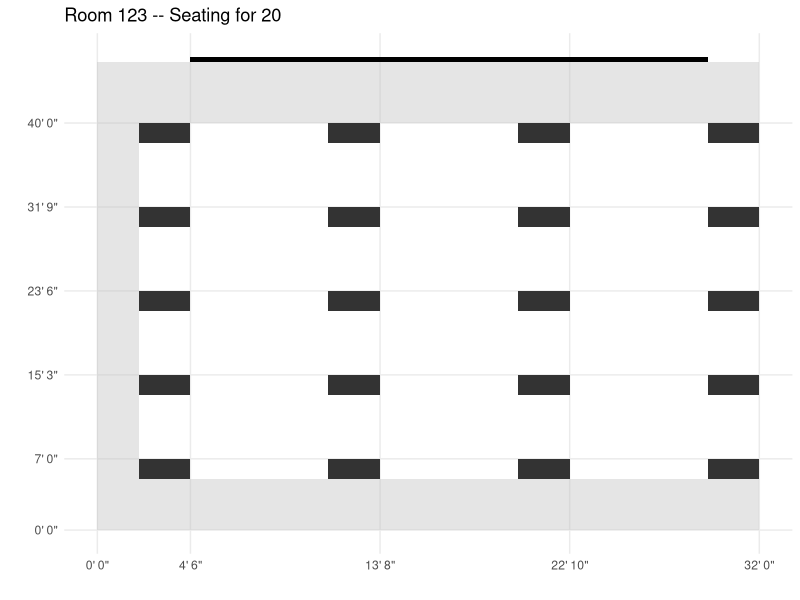

This chart was generated by the following R code:
library(ggplot2)


compute_effective_dimension <- function(room_dim, buffer1, buffer2, pupil_clearance = 0) {
  room_dim - buffer1 - buffer2 - pupil_clearance
}


compute_desk_count <- function(min_separation, room_dim, desk_dim) {
  pupil_unit  <- desk_dim + min_separation
  extra_space <- room_dim %% pupil_unit
  pupil_count <- room_dim / pupil_unit
  
  desk_count <- if(extra_space >= desk_dim) ceiling(pupil_count) else floor(pupil_count)
  
  desk_count
}


compute_edge_to_edge_separation <- function(desk_count, room_dim, desk_dim) {
  (room_dim - desk_dim * desk_count) / (desk_count - 1)
}



build_buffer_geom_rect_data <- function(front, rear, left, right, room_w, room_d, pupil) {
  coords_left <-  c(xmin = 0,
                    ymin = 0,
                    xmax = left,
                    ymax = room_d)
  coords_right <- c(xmin = room_w - right,
                    ymin = 0,
                    xmax = room_w,
                    ymax = room_d)
  coords_front <- c(xmin = coords_left["xmax"],
                    ymin = room_d - front,
                    xmax = coords_right["xmin"],
                    ymax = room_d)
  coords_rear <-  c(xmin = coords_left["xmax"],
                    ymin = 0,
                    xmax = coords_right["xmin"],
                    ymax = rear)
  coords_pupil <- c(xmin = left,
                    ymin = rear,
                    xmax = room_w - right,
                    ymax = rear + pupil)
  
  coord_list <- list(left  = coords_left,
                     rear  = coords_rear,
                     right = coords_right,
                     front = coords_front,
                     pupil = coords_pupil)
  
  coord_data <- as.data.frame(do.call(rbind, coord_list))
  coord_data
}


build_naive_grid_vector <- function(desk_count, room_dim, desk_dim) {
  separation      <- compute_edge_to_edge_separation(desk_count, room_dim, desk_dim)
  pupil_unit      <- desk_dim + separation
  zeroed_points   <- seq(from = 0, to = pupil_unit * (desk_count - 1), by = pupil_unit)
  adjusted_points <- zeroed_points + (desk_dim / 2)
  
  adjusted_points
}


build_desk_geom_tile_data <- function(buffer_data, desk_count_w, desk_count_d, desk_w, desk_d) {
  width_grid_row    <- build_naive_grid_vector(desk_count_w,
                                               buffer_data["right", "xmin"] - buffer_data["left", "xmax"],
                                               desk_w)
  width_grid_adjust <- width_grid_row + buffer_data["left", "xmax"]
  
  depth_grid_row    <- build_naive_grid_vector(desk_count_d,
                                               buffer_data["front", "ymin"] - buffer_data["pupil", "ymax"],
                                               desk_d)
  depth_grid_adjust <- depth_grid_row + buffer_data["pupil", "ymax"]
  
  buffer_data   <- setNames(expand.grid(width_grid_adjust, depth_grid_adjust),
                           c("x", "y"))
  buffer_data$w <- desk_w
  buffer_data$d <- desk_d

  buffer_data
}


build_blackboard_geom_rect_data <- function(buffer_data, desk_width) {
  data.frame(xmin = buffer_data["left", "xmax"] + desk_width,
             xmax = buffer_data["right", "xmin"] - desk_width,
             ymin = buffer_data["front", "ymax"],
             ymax = buffer_data["front", "ymax"] + 0.5)
}


build_tick_data <- function(tile_vector, desk_dim) {
  breaks    <- c(0, unique(tile_vector) + (desk_dim) / 2)
  tick_data <- data.frame(breaks = breaks,
                          labels = pretty_print_feet(breaks))
  
  tick_data
}


pretty_print_feet <- function(feet_numeric) {
  feet_round <- round(feet_numeric, 4)
  feet   <- floor(feet_round)
  inches <- round((feet_round - feet) * 12, 1)
  pretty <- paste0(feet, "' ", inches, '"')
  
  pretty
}



plot_classroom <- function(buffer_front, buffer_rear, buffer_left, buffer_right,
                           pupil_clearance, desk_width, desk_depth,
                           room_width, room_depth,
                           room_number,
                           min_desk_separation = 6) {

  effective_w <- compute_effective_dimension(room_dim = room_width,
                                             buffer1  = buffer_left,
                                             buffer2  = buffer_right)
  effective_d <- compute_effective_dimension(room_dim = room_depth,
                                             buffer1  = buffer_front,
                                             buffer2  = buffer_rear,
                                             pupil_clearance = pupil_clearance)
  
  desk_count_w <- compute_desk_count(min_separation = min_desk_separation,
                                     room_dim = effective_w,
                                     desk_dim = desk_width)
  desk_count_d <- compute_desk_count(min_separation = min_desk_separation,
                                     room_dim = effective_d,
                                     desk_dim = desk_depth)
  
  
  buffer_data <- build_buffer_geom_rect_data(front  = buffer_front,
                                             rear   = buffer_rear,
                                             left   = buffer_left,
                                             right  = buffer_right,
                                             room_w = room_width,
                                             room_d = room_depth,
                                             pupil  = pupil_clearance)
  
  desk_tile_data <- build_desk_geom_tile_data(buffer_data    = buffer_data,
                                              desk_count_w   = desk_count_w,
                                              desk_count_d   = desk_count_d,
                                              desk_w         = desk_width,
                                              desk_d         = desk_depth)
  
  ticks_x <- build_tick_data(desk_tile_data$x, desk_width)
  ticks_y <- build_tick_data(desk_tile_data$y, desk_depth)
  
  
  ggplot() +
    geom_tile(data = desk_tile_data, aes(x = x, y = y, width = w, height = d)) +
    geom_rect(data = buffer_data,
              aes(xmin = xmin, xmax = xmax, ymin = ymin, ymax = ymax),
              fill = "gray", alpha = 0.4) +
    geom_rect(data = build_blackboard_geom_rect_data(buffer_data, desk_width),
              aes(xmin = xmin, xmax = xmax, ymin = ymin, ymax = ymax),
              fill = "black") +
    labs(x = "", y = "", title = paste("Room", room_number, "-- Seating for", desk_count_w * desk_count_d)) +
    theme_minimal() +
    theme(panel.grid.minor = element_blank()) +
    scale_x_continuous(breaks = ticks_x$breaks, labels = ticks_x$labels) +
    scale_y_continuous(breaks = ticks_y$breaks, labels = ticks_y$labels)
}




buffer_front <- 6
buffer_rear  <- 2
buffer_left  <- 2
buffer_right <- 0

pupil_clearance <- 3
desk_width      <- 2.5
desk_depth      <- 2

room_width <- 32
room_depth <- 46

min_desk_separation <- 6

room_number <- "123"

plot_classroom(buffer_front, buffer_rear, buffer_left, buffer_right,
               pupil_clearance, desk_width, desk_depth,
               room_width, room_depth,
               room_number,
               min_desk_separation)